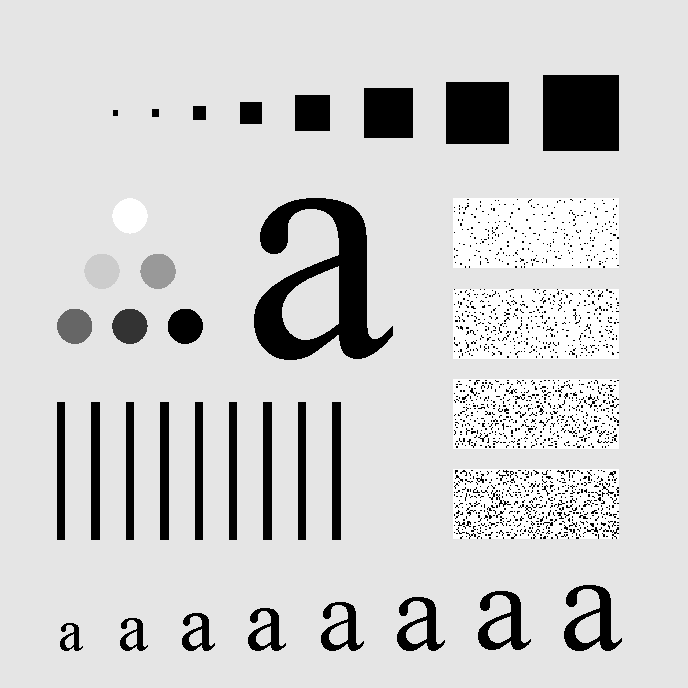
#> input picture Image/Fig0441(a)(characters_test_pattern).tif, 688 x 688 px
$ jupyter execute --allow-errors mean_filter.ipynb
#> lines starting #> are read from the running program, lines starting #| are printed output that depends on the picture
[cell 1]
from skimage import io
from scipy.ndimage.filters import convolve
# from scipy.ndimage import correlate
# from scipy.ndimage.filters import median_filter
import numpy as np

im  =io.imread("../Image/Fig0441(a)(characters_test_pattern).tif")
#> im is the input picture: shape (688, 688); min 0, max 255, mean 207.3

k = (1/9)*np.ones((3,3),dtype = 'float32')

# mean filter of im
im_mean = convolve(im,k)
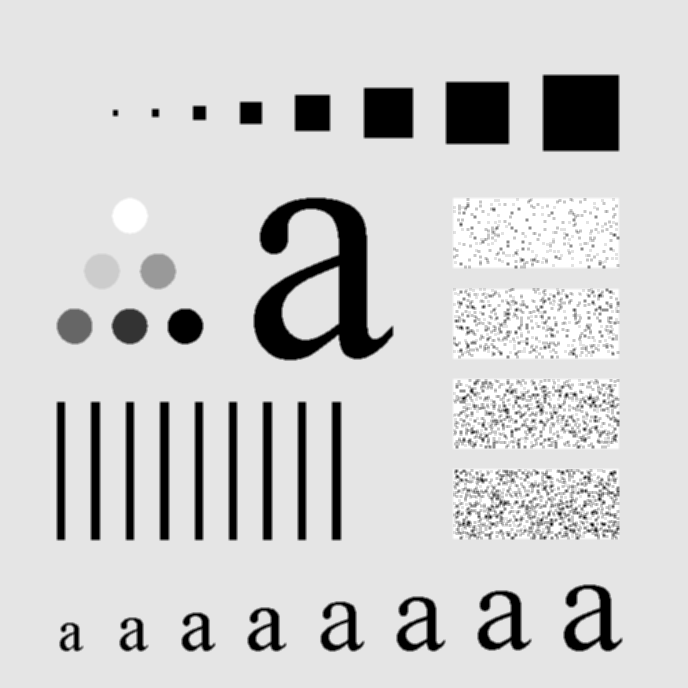
#> im_mean: shape (688, 688); min 0, max 255, mean 207.3

io.imshow(im_mean)

[cell 2]
import matplotlib.image as img
import numpy as np
from PIL import Image
import matplotlib.pyplot as plt

image = img.imread("../Image/Fig0441(a)(characters_test_pattern).tif")

w,h = image.shape[:2]
#> w = 688; h = 688

width = image.shape[1]
#> width = 688
height = image.shape[0]
#> height = 688
result = np.zeros((image.shape[0], image.shape[1]), int)

def meanFilter(image):
    for row in range(height):
        for col in range(width):
            currentElement=0; left=0; right=0; top=0; bottom=0; topLeft=0;
            topRight=0; bottomLeft=0; bottomRight=0;
            counter = 1
            currentElement = image[row][col]

            if not col-1 < 0:
                left = image[row][col-1]
                counter +=1
            if not col+1 > width-1:
                right = image[row][col+1]
                counter +=1
            if not row-1 < 0:
                top = image[row-1][col]
                counter +=1
            if not row+1 > height-1:
                bottom = image[row+1][col]
                counter +=1

            if not row-1 < 0 and not col-1 < 0:
                topLeft = image[row-1][col-1]
                counter +=1
            if not row-1 < 0 and not col+1 > width-1:
                topRight = image[row-1][col+1]
                counter +=1
            if not row+1 > height-1 and not col-1 < 0:
                bottomLeft = image[row+1][col-1]
                counter +=1
            if not row+1 > height-1 and not col+1 > width-1:
                bottomRight = image[row+1][col+1]
                counter +=1

            total = int(currentElement)+int(left)+int(right)+int(top)+int(bottom)+int(topLeft)+int(topRight)+int(bottomLeft)+int(bottomRight)
            avg = total/counter
            result[row][col] = avg
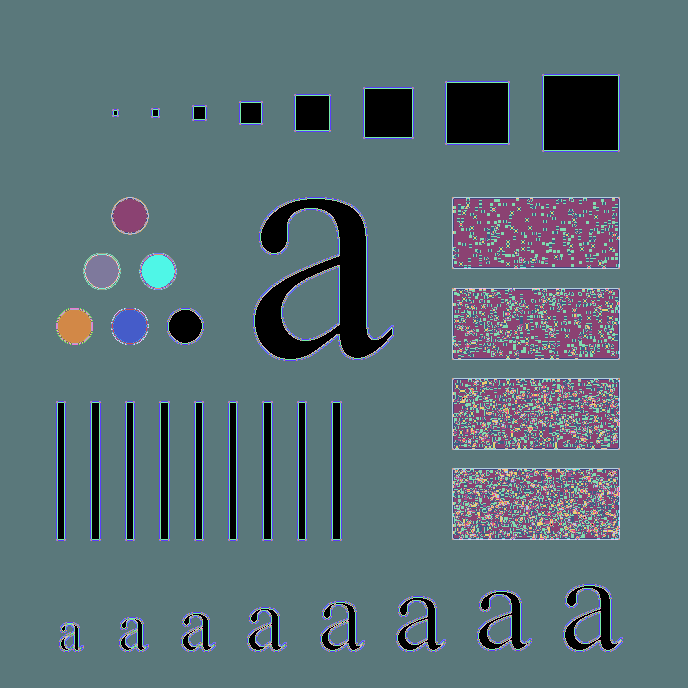
#> result: shape (688, 688) int64; 58 distinct labels, from 0 to 255; one colour per label, 0 black
    return result

result = meanFilter(image)
#> (the rest of this cell did not finish here and is left out)
